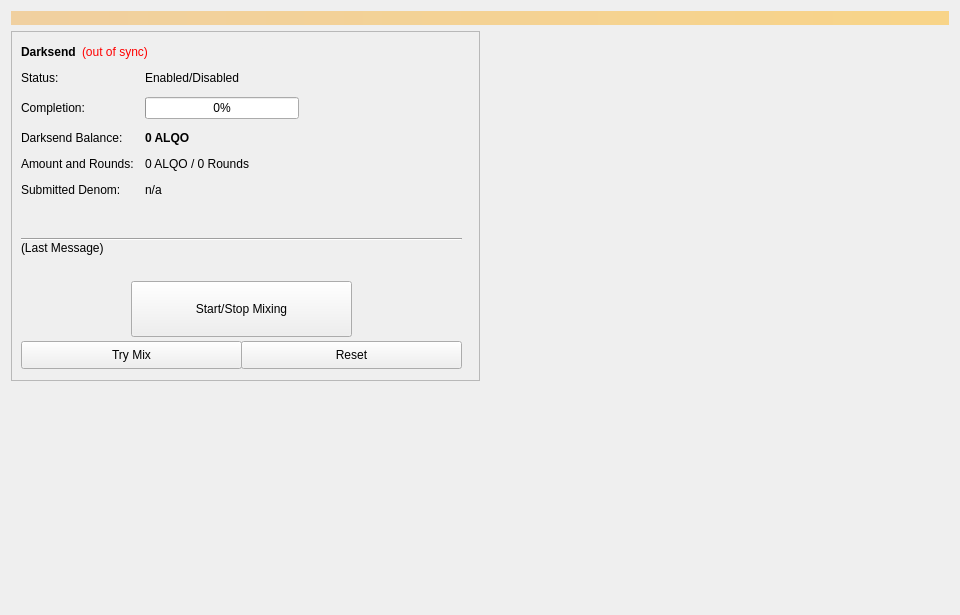
<?xml version="1.0" encoding="UTF-8"?>
<ui version="4.0">
 <class>Coinmix</class>
 <widget class="QWidget" name="Coinmix">
  <property name="geometry">
   <rect>
    <x>0</x>
    <y>0</y>
    <width>960</width>
    <height>615</height>
   </rect>
  </property>
  <property name="minimumSize">
   <size>
    <width>960</width>
    <height>0</height>
   </size>
  </property>
  <property name="windowTitle">
   <string>Form</string>
  </property>
  <layout class="QVBoxLayout" name="topLayout">
   <item>
    <widget class="QLabel" name="labelAlerts">
     <property name="visible">
      <bool>false</bool>
     </property>
     <property name="styleSheet">
      <string notr="true">background-color: qlineargradient(x1: 0, y1: 0, x2: 1, y2: 0, stop:0 #F0D0A0, stop:1 #F8D488); color:#000000;</string>
     </property>
     <property name="wordWrap">
      <bool>true</bool>
     </property>
     <property name="margin">
      <number>3</number>
     </property>
    </widget>
   </item>
   <item>
    <layout class="QHBoxLayout" name="horizontalLayout" stretch="1,1">
     <item>
      <layout class="QVBoxLayout" name="verticalLayout_2">
       <item>
        <widget class="QFrame" name="frameDarksend">
         <property name="minimumSize">
          <size>
           <width>0</width>
           <height>350</height>
          </size>
         </property>
         <property name="layoutDirection">
          <enum>Qt::LeftToRight</enum>
         </property>
         <property name="frameShape">
          <enum>QFrame::StyledPanel</enum>
         </property>
         <property name="frameShadow">
          <enum>QFrame::Raised</enum>
         </property>
         <widget class="QWidget" name="formLayoutWidget">
          <property name="geometry">
           <rect>
            <x>10</x>
            <y>40</y>
            <width>451</width>
            <height>161</height>
           </rect>
          </property>
          <layout class="QFormLayout" name="formLayout">
           <property name="fieldGrowthPolicy">
            <enum>QFormLayout::AllNonFixedFieldsGrow</enum>
           </property>
           <property name="horizontalSpacing">
            <number>11</number>
           </property>
           <property name="verticalSpacing">
            <number>12</number>
           </property>
           <item row="0" column="0">
            <widget class="QLabel" name="label_6">
             <property name="text">
              <string>Status:</string>
             </property>
            </widget>
           </item>
           <item row="1" column="0">
            <widget class="QLabel" name="label_7">
             <property name="text">
              <string>Completion:</string>
             </property>
            </widget>
           </item>
           <item row="1" column="1">
            <widget class="QProgressBar" name="DarksendProgress">
             <property name="maximumSize">
              <size>
               <width>154</width>
               <height>16777215</height>
              </size>
             </property>
             <property name="value">
              <number>0</number>
             </property>
            </widget>
           </item>
           <item row="2" column="0">
            <widget class="QLabel" name="labelAnonymizedText">
             <property name="text">
              <string>Darksend Balance:</string>
             </property>
            </widget>
           </item>
           <item row="2" column="1">
            <widget class="QLabel" name="labelAnonymized">
             <property name="font">
              <font>
               <weight>75</weight>
               <bold>true</bold>
              </font>
             </property>
             <property name="text">
              <string notr="true">0 ALQO</string>
             </property>
            </widget>
           </item>
           <item row="3" column="0">
            <widget class="QLabel" name="label_8">
             <property name="text">
              <string>Amount and Rounds:</string>
             </property>
            </widget>
           </item>
           <item row="3" column="1">
            <widget class="QLabel" name="labelAmountRounds">
             <property name="text">
              <string>0 ALQO / 0 Rounds</string>
             </property>
            </widget>
           </item>
           <item row="4" column="0">
            <widget class="QLabel" name="label_9">
             <property name="text">
              <string>Submitted Denom:</string>
             </property>
            </widget>
           </item>
           <item row="4" column="1">
            <widget class="QLabel" name="labelSubmittedDenom">
             <property name="toolTip">
              <string>The denominations you submitted to the Masternode.&lt;br&gt;To mix, other users must submit the exact same denominations.</string>
             </property>
             <property name="text">
              <string>n/a</string>
             </property>
            </widget>
           </item>
           <item row="0" column="1">
            <widget class="QLabel" name="DarksendEnabled">
             <property name="text">
              <string>Enabled/Disabled</string>
             </property>
            </widget>
           </item>
          </layout>
         </widget>
         <widget class="QPushButton" name="runAutoDenom">
          <property name="geometry">
           <rect>
            <x>251</x>
            <y>17</y>
            <width>1</width>
            <height>1</height>
           </rect>
          </property>
          <property name="palette">
           <palette>
            <active>
             <colorrole role="WindowText">
              <brush brushstyle="SolidPattern">
               <color alpha="255">
                <red>0</red>
                <green>0</green>
                <blue>0</blue>
               </color>
              </brush>
             </colorrole>
             <colorrole role="Button">
              <brush brushstyle="SolidPattern">
               <color alpha="255">
                <red>239</red>
                <green>238</green>
                <blue>238</blue>
               </color>
              </brush>
             </colorrole>
             <colorrole role="Light">
              <brush brushstyle="SolidPattern">
               <color alpha="255">
                <red>255</red>
                <green>255</green>
                <blue>255</blue>
               </color>
              </brush>
             </colorrole>
             <colorrole role="Midlight">
              <brush brushstyle="SolidPattern">
               <color alpha="255">
                <red>247</red>
                <green>246</green>
                <blue>246</blue>
               </color>
              </brush>
             </colorrole>
             <colorrole role="Dark">
              <brush brushstyle="SolidPattern">
               <color alpha="255">
                <red>119</red>
                <green>119</green>
                <blue>119</blue>
               </color>
              </brush>
             </colorrole>
             <colorrole role="Mid">
              <brush brushstyle="SolidPattern">
               <color alpha="255">
                <red>159</red>
                <green>159</green>
                <blue>159</blue>
               </color>
              </brush>
             </colorrole>
             <colorrole role="Text">
              <brush brushstyle="SolidPattern">
               <color alpha="255">
                <red>0</red>
                <green>0</green>
                <blue>0</blue>
               </color>
              </brush>
             </colorrole>
             <colorrole role="BrightText">
              <brush brushstyle="SolidPattern">
               <color alpha="255">
                <red>255</red>
                <green>255</green>
                <blue>255</blue>
               </color>
              </brush>
             </colorrole>
             <colorrole role="ButtonText">
              <brush brushstyle="SolidPattern">
               <color alpha="255">
                <red>0</red>
                <green>0</green>
                <blue>0</blue>
               </color>
              </brush>
             </colorrole>
             <colorrole role="Base">
              <brush brushstyle="SolidPattern">
               <color alpha="255">
                <red>255</red>
                <green>255</green>
                <blue>255</blue>
               </color>
              </brush>
             </colorrole>
             <colorrole role="Window">
              <brush brushstyle="SolidPattern">
               <color alpha="255">
                <red>239</red>
                <green>238</green>
                <blue>238</blue>
               </color>
              </brush>
             </colorrole>
             <colorrole role="Shadow">
              <brush brushstyle="SolidPattern">
               <color alpha="255">
                <red>0</red>
                <green>0</green>
                <blue>0</blue>
               </color>
              </brush>
             </colorrole>
             <colorrole role="AlternateBase">
              <brush brushstyle="SolidPattern">
               <color alpha="255">
                <red>247</red>
                <green>246</green>
                <blue>246</blue>
               </color>
              </brush>
             </colorrole>
             <colorrole role="ToolTipBase">
              <brush brushstyle="SolidPattern">
               <color alpha="255">
                <red>255</red>
                <green>255</green>
                <blue>220</blue>
               </color>
              </brush>
             </colorrole>
             <colorrole role="ToolTipText">
              <brush brushstyle="SolidPattern">
               <color alpha="255">
                <red>0</red>
                <green>0</green>
                <blue>0</blue>
               </color>
              </brush>
             </colorrole>
            </active>
            <inactive>
             <colorrole role="WindowText">
              <brush brushstyle="SolidPattern">
               <color alpha="255">
                <red>0</red>
                <green>0</green>
                <blue>0</blue>
               </color>
              </brush>
             </colorrole>
             <colorrole role="Button">
              <brush brushstyle="SolidPattern">
               <color alpha="255">
                <red>239</red>
                <green>238</green>
                <blue>238</blue>
               </color>
              </brush>
             </colorrole>
             <colorrole role="Light">
              <brush brushstyle="SolidPattern">
               <color alpha="255">
                <red>255</red>
                <green>255</green>
                <blue>255</blue>
               </color>
              </brush>
             </colorrole>
             <colorrole role="Midlight">
              <brush brushstyle="SolidPattern">
               <color alpha="255">
                <red>247</red>
                <green>246</green>
                <blue>246</blue>
               </color>
              </brush>
             </colorrole>
             <colorrole role="Dark">
              <brush brushstyle="SolidPattern">
               <color alpha="255">
                <red>119</red>
                <green>119</green>
                <blue>119</blue>
               </color>
              </brush>
             </colorrole>
             <colorrole role="Mid">
              <brush brushstyle="SolidPattern">
               <color alpha="255">
                <red>159</red>
                <green>159</green>
                <blue>159</blue>
               </color>
              </brush>
             </colorrole>
             <colorrole role="Text">
              <brush brushstyle="SolidPattern">
               <color alpha="255">
                <red>0</red>
                <green>0</green>
                <blue>0</blue>
               </color>
              </brush>
             </colorrole>
             <colorrole role="BrightText">
              <brush brushstyle="SolidPattern">
               <color alpha="255">
                <red>255</red>
                <green>255</green>
                <blue>255</blue>
               </color>
              </brush>
             </colorrole>
             <colorrole role="ButtonText">
              <brush brushstyle="SolidPattern">
               <color alpha="255">
                <red>0</red>
                <green>0</green>
                <blue>0</blue>
               </color>
              </brush>
             </colorrole>
             <colorrole role="Base">
              <brush brushstyle="SolidPattern">
               <color alpha="255">
                <red>255</red>
                <green>255</green>
                <blue>255</blue>
               </color>
              </brush>
             </colorrole>
             <colorrole role="Window">
              <brush brushstyle="SolidPattern">
               <color alpha="255">
                <red>239</red>
                <green>238</green>
                <blue>238</blue>
               </color>
              </brush>
             </colorrole>
             <colorrole role="Shadow">
              <brush brushstyle="SolidPattern">
               <color alpha="255">
                <red>0</red>
                <green>0</green>
                <blue>0</blue>
               </color>
              </brush>
             </colorrole>
             <colorrole role="AlternateBase">
              <brush brushstyle="SolidPattern">
               <color alpha="255">
                <red>247</red>
                <green>246</green>
                <blue>246</blue>
               </color>
              </brush>
             </colorrole>
             <colorrole role="ToolTipBase">
              <brush brushstyle="SolidPattern">
               <color alpha="255">
                <red>255</red>
                <green>255</green>
                <blue>220</blue>
               </color>
              </brush>
             </colorrole>
             <colorrole role="ToolTipText">
              <brush brushstyle="SolidPattern">
               <color alpha="255">
                <red>0</red>
                <green>0</green>
                <blue>0</blue>
               </color>
              </brush>
             </colorrole>
            </inactive>
            <disabled>
             <colorrole role="WindowText">
              <brush brushstyle="SolidPattern">
               <color alpha="255">
                <red>119</red>
                <green>119</green>
                <blue>119</blue>
               </color>
              </brush>
             </colorrole>
             <colorrole role="Button">
              <brush brushstyle="SolidPattern">
               <color alpha="255">
                <red>239</red>
                <green>238</green>
                <blue>238</blue>
               </color>
              </brush>
             </colorrole>
             <colorrole role="Light">
              <brush brushstyle="SolidPattern">
               <color alpha="255">
                <red>255</red>
                <green>255</green>
                <blue>255</blue>
               </color>
              </brush>
             </colorrole>
             <colorrole role="Midlight">
              <brush brushstyle="SolidPattern">
               <color alpha="255">
                <red>247</red>
                <green>246</green>
                <blue>246</blue>
               </color>
              </brush>
             </colorrole>
             <colorrole role="Dark">
              <brush brushstyle="SolidPattern">
               <color alpha="255">
                <red>119</red>
                <green>119</green>
                <blue>119</blue>
               </color>
              </brush>
             </colorrole>
             <colorrole role="Mid">
              <brush brushstyle="SolidPattern">
               <color alpha="255">
                <red>159</red>
                <green>159</green>
                <blue>159</blue>
               </color>
              </brush>
             </colorrole>
             <colorrole role="Text">
              <brush brushstyle="SolidPattern">
               <color alpha="255">
                <red>119</red>
                <green>119</green>
                <blue>119</blue>
               </color>
              </brush>
             </colorrole>
             <colorrole role="BrightText">
              <brush brushstyle="SolidPattern">
               <color alpha="255">
                <red>255</red>
                <green>255</green>
                <blue>255</blue>
               </color>
              </brush>
             </colorrole>
             <colorrole role="ButtonText">
              <brush brushstyle="SolidPattern">
               <color alpha="255">
                <red>119</red>
                <green>119</green>
                <blue>119</blue>
               </color>
              </brush>
             </colorrole>
             <colorrole role="Base">
              <brush brushstyle="SolidPattern">
               <color alpha="255">
                <red>239</red>
                <green>238</green>
                <blue>238</blue>
               </color>
              </brush>
             </colorrole>
             <colorrole role="Window">
              <brush brushstyle="SolidPattern">
               <color alpha="255">
                <red>239</red>
                <green>238</green>
                <blue>238</blue>
               </color>
              </brush>
             </colorrole>
             <colorrole role="Shadow">
              <brush brushstyle="SolidPattern">
               <color alpha="255">
                <red>0</red>
                <green>0</green>
                <blue>0</blue>
               </color>
              </brush>
             </colorrole>
             <colorrole role="AlternateBase">
              <brush brushstyle="SolidPattern">
               <color alpha="255">
                <red>239</red>
                <green>238</green>
                <blue>238</blue>
               </color>
              </brush>
             </colorrole>
             <colorrole role="ToolTipBase">
              <brush brushstyle="SolidPattern">
               <color alpha="255">
                <red>255</red>
                <green>255</green>
                <blue>220</blue>
               </color>
              </brush>
             </colorrole>
             <colorrole role="ToolTipText">
              <brush brushstyle="SolidPattern">
               <color alpha="255">
                <red>0</red>
                <green>0</green>
                <blue>0</blue>
               </color>
              </brush>
             </colorrole>
            </disabled>
           </palette>
          </property>
          <property name="focusPolicy">
           <enum>Qt::NoFocus</enum>
          </property>
          <property name="autoFillBackground">
           <bool>true</bool>
          </property>
          <property name="text">
           <string/>
          </property>
          <property name="flat">
           <bool>true</bool>
          </property>
         </widget>
         <widget class="QPushButton" name="toggleDarksend">
          <property name="geometry">
           <rect>
            <x>120</x>
            <y>250</y>
            <width>221</width>
            <height>56</height>
           </rect>
          </property>
          <property name="sizePolicy">
           <sizepolicy hsizetype="MinimumExpanding" vsizetype="Fixed">
            <horstretch>0</horstretch>
            <verstretch>0</verstretch>
           </sizepolicy>
          </property>
          <property name="text">
           <string>Start/Stop Mixing</string>
          </property>
         </widget>
         <widget class="Line" name="lineLastMessage">
          <property name="geometry">
           <rect>
            <x>10</x>
            <y>200</y>
            <width>441</width>
            <height>16</height>
           </rect>
          </property>
          <property name="orientation">
           <enum>Qt::Horizontal</enum>
          </property>
         </widget>
         <widget class="QLabel" name="DarksendStatus">
          <property name="geometry">
           <rect>
            <x>10</x>
            <y>210</y>
            <width>451</width>
            <height>43</height>
           </rect>
          </property>
          <property name="minimumSize">
           <size>
            <width>288</width>
            <height>43</height>
           </size>
          </property>
          <property name="text">
           <string>(Last Message)</string>
          </property>
          <property name="alignment">
           <set>Qt::AlignLeading|Qt::AlignLeft|Qt::AlignTop</set>
          </property>
          <property name="wordWrap">
           <bool>true</bool>
          </property>
         </widget>
         <widget class="QPushButton" name="DarksendAuto">
          <property name="geometry">
           <rect>
            <x>10</x>
            <y>310</y>
            <width>221</width>
            <height>28</height>
           </rect>
          </property>
          <property name="sizePolicy">
           <sizepolicy hsizetype="MinimumExpanding" vsizetype="Fixed">
            <horstretch>0</horstretch>
            <verstretch>0</verstretch>
           </sizepolicy>
          </property>
          <property name="toolTip">
           <string>Try to manually submit a Darksend request.</string>
          </property>
          <property name="text">
           <string>Try Mix</string>
          </property>
         </widget>
         <widget class="QPushButton" name="DarksendReset">
          <property name="geometry">
           <rect>
            <x>230</x>
            <y>310</y>
            <width>221</width>
            <height>28</height>
           </rect>
          </property>
          <property name="sizePolicy">
           <sizepolicy hsizetype="MinimumExpanding" vsizetype="Fixed">
            <horstretch>0</horstretch>
            <verstretch>0</verstretch>
           </sizepolicy>
          </property>
          <property name="toolTip">
           <string>Reset the current status of Darksend (can interrupt Darksend if it's in the process of Mixing, which can cost you money!)</string>
          </property>
          <property name="autoFillBackground">
           <bool>false</bool>
          </property>
          <property name="text">
           <string>Reset</string>
          </property>
         </widget>
         <widget class="QWidget" name="layoutWidget">
          <property name="geometry">
           <rect>
            <x>10</x>
            <y>10</y>
            <width>431</width>
            <height>22</height>
           </rect>
          </property>
          <layout class="QHBoxLayout" name="horizontalLayout_5">
           <item>
            <widget class="QLabel" name="label_2">
             <property name="font">
              <font>
               <weight>75</weight>
               <bold>true</bold>
              </font>
             </property>
             <property name="text">
              <string>Darksend</string>
             </property>
            </widget>
           </item>
           <item>
            <widget class="QLabel" name="labelDarksendSyncStatus">
             <property name="toolTip">
              <string>The displayed information may be out of date. Your wallet automatically synchronizes with the ALQO network after a connection is established, but this process has not completed yet.</string>
             </property>
             <property name="styleSheet">
              <string notr="true">QLabel { color: red; }</string>
             </property>
             <property name="text">
              <string notr="true">(out of sync)</string>
             </property>
             <property name="alignment">
              <set>Qt::AlignLeading|Qt::AlignLeft|Qt::AlignVCenter</set>
             </property>
            </widget>
           </item>
           <item>
            <spacer name="horizontalSpacer_4">
             <property name="orientation">
              <enum>Qt::Horizontal</enum>
             </property>
             <property name="sizeHint" stdset="0">
              <size>
               <width>40</width>
               <height>20</height>
              </size>
             </property>
            </spacer>
           </item>
          </layout>
         </widget>
        </widget>
       </item>
       <item>
        <spacer name="verticalSpacer">
         <property name="orientation">
          <enum>Qt::Vertical</enum>
         </property>
         <property name="sizeHint" stdset="0">
          <size>
           <width>20</width>
           <height>40</height>
          </size>
         </property>
        </spacer>
       </item>
      </layout>
     </item>
     <item>
      <layout class="QVBoxLayout" name="verticalLayout_3">
       <item>
        <spacer name="verticalSpacer_2">
         <property name="orientation">
          <enum>Qt::Vertical</enum>
         </property>
         <property name="sizeType">
          <enum>QSizePolicy::Expanding</enum>
         </property>
         <property name="sizeHint" stdset="0">
          <size>
           <width>20</width>
           <height>40</height>
          </size>
         </property>
        </spacer>
       </item>
      </layout>
     </item>
    </layout>
   </item>
  </layout>
 </widget>
 <resources/>
 <connections/>
</ui>
